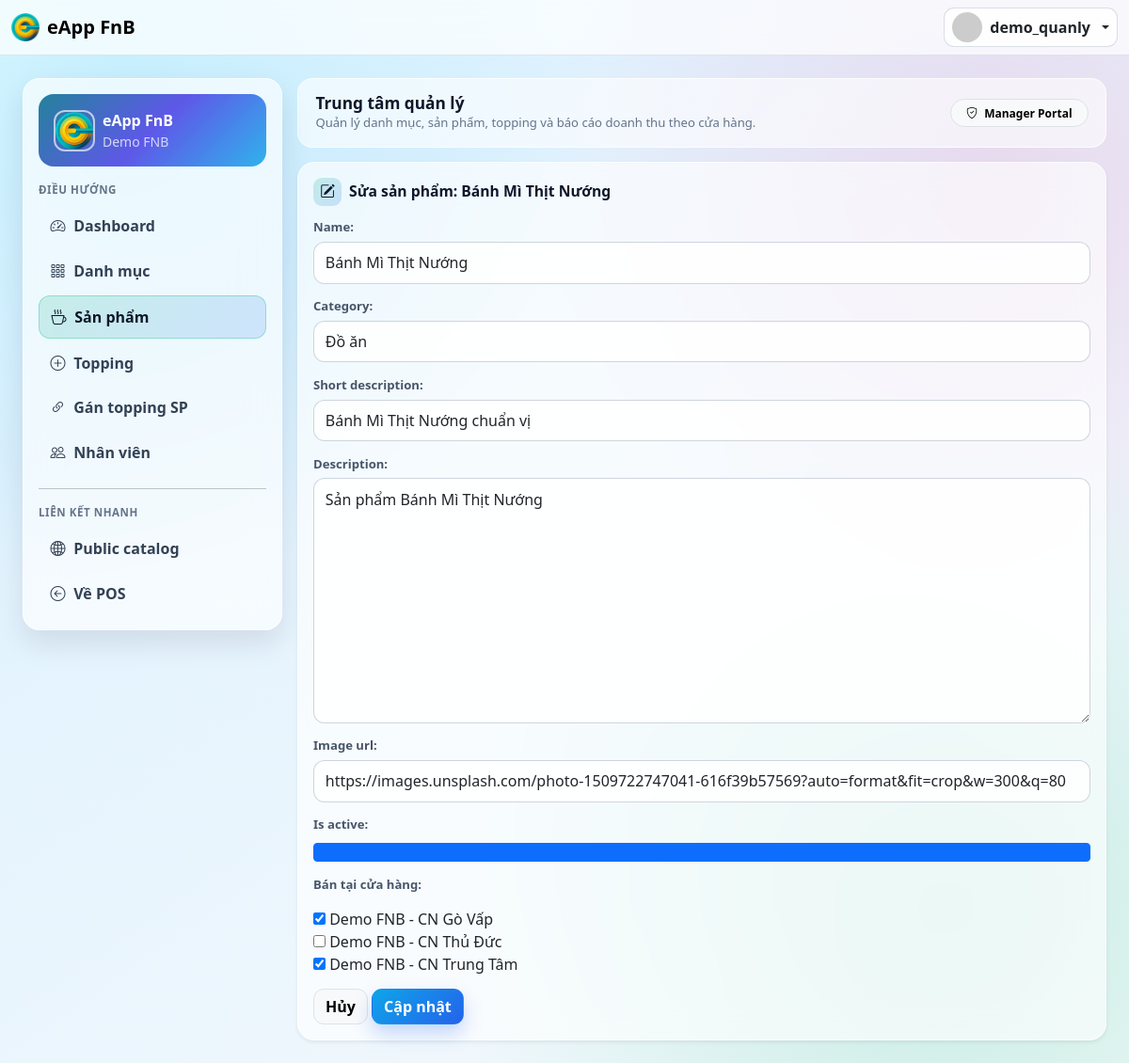
Screenshot of /quanly/products/34/edit/ (signed in) with the database file from the repository.
### App_Accounts/models.py (models this page shows, shortened)
class User(AbstractUser):
    class Role(models.TextChoices):
        MANAGER = 'MANAGER', 'Manager'
        STAFF = 'STAFF', 'Staff'
    role = models.CharField(max_length=20, choices=Role.choices, default=Role.STAFF)
    tenant = models.ForeignKey(
        'App_Tenant.Tenant',
        on_delete=models.PROTECT,
        related_name='users',
        null=True,
        blank=True,
    )
    class Meta:
        constraints = [
            models.CheckConstraint(
                check=Q(role='STAFF') | Q(tenant__isnull=False),
                name='chk_manager_requires_tenant',
            ),
            models.UniqueConstraint(
                fields=['tenant'],
                condition=Q(role='MANAGER') & Q(tenant__isnull=False),
                name='uq_manager_per_tenant',
            ),
        ]
        indexes = [
            models.Index(fields=['tenant', 'role']),
        ]
    @property
    def is_manager(self):
        return self.role == self.Role.MANAGER

### App_Tenant/models.py (models this page shows, shortened)
class Tenant(TimeStampedModel):
    name = models.CharField(max_length=150)
    public_slug = models.SlugField(max_length=120, unique=True, validators=[validate_public_slug])
    is_active = models.BooleanField(default=True)
    class Meta:
        ordering = ['name']

### App_Catalog/models.py (models this page shows, shortened)
class Product(TimeStampedModel):
    tenant = models.ForeignKey('App_Tenant.Tenant', on_delete=models.CASCADE, related_name='products')
    category = models.ForeignKey(Category, on_delete=models.SET_NULL, null=True, blank=True, related_name='products')
    name = models.CharField(max_length=180)
    slug = models.SlugField(max_length=180)
    short_description = models.CharField(max_length=255, blank=True)
    description = models.TextField(blank=True)
    image_url = models.URLField(blank=True)
    is_active = models.BooleanField(default=True)
    class Meta:
        constraints = [
            models.UniqueConstraint(fields=['tenant', 'slug'], name='uq_product_tenant_slug'),
        ]
        indexes = [
            models.Index(fields=['tenant', 'is_active']),
            models.Index(fields=['tenant', 'name']),
        ]
        ordering = ['name']

class Category(TimeStampedModel):
    tenant = models.ForeignKey('App_Tenant.Tenant', on_delete=models.CASCADE, related_name='categories')
    name = models.CharField(max_length=120)
    slug = models.SlugField(max_length=140)
    description = models.TextField(blank=True)
    is_active = models.BooleanField(default=True)
    class Meta:
        constraints = [
            models.UniqueConstraint(fields=['tenant', 'slug'], name='uq_category_tenant_slug'),
        ]
        ordering = ['name']
    def __str__(self):
        return self.name

### App_Quanly/views.py (the view)
# urls.py: path('products/<int:pk>/edit/', views.product_edit, name='product_edit'),
@manager_required
def product_edit(request, pk):
    tenant = _tenant_or_404(request.user)
    product = get_object_or_404(Product, pk=pk, tenant=tenant)
    initial_store_ids = product.store_links.filter(is_available=True).values_list('store_id', flat=True)
    form = ProductForm(request.POST or None, instance=product, tenant=tenant, initial={'store_ids': initial_store_ids})
    if request.method == 'POST' and form.is_valid():
        product = form.save()
        selected_store_ids = set(form.cleaned_data['store_ids'].values_list('id', flat=True))
        _sync_product_store_links(product, selected_store_ids)
        messages.success(request, 'Đã cập nhật sản phẩm.')
        return redirect('App_Quanly:products')
    return render(request, 'App_Quanly/product_edit.html', {'form': form, 'product': product})

### App_Quanly/forms.py
class ProductForm(forms.ModelForm):
    store_ids = forms.ModelMultipleChoiceField(
        queryset=Store.objects.none(),
        required=False,
        widget=forms.CheckboxSelectMultiple,
        label='Bán tại cửa hàng',
    )
    class Meta:
        model = Product
        fields = ['name', 'category', 'short_description', 'description', 'image_url', 'is_active']
    def __init__(self, *args, tenant=None, **kwargs):
        super().__init__(*args, **kwargs)
        self.tenant = tenant
        self.fields['category'].queryset = Category.objects.filter(tenant=tenant, is_active=True).order_by('name')
        self.fields['store_ids'].queryset = Store.objects.filter(tenant=tenant, is_active=True).order_by('name')
        _apply_bootstrap_classes(self)

### App_Accounts/permissions.py (called while the page is built)
def role_required(roles):
    def decorator(view_func):
        @login_required
        @wraps(view_func)
        def _wrapped(request, *args, **kwargs):
            if request.user.role not in roles:
                raise PermissionDenied('Bạn không có quyền truy cập.')
            return view_func(request, *args, **kwargs)
        return _wrapped
    return decorator

### App_Core/context_processors.py (called while the page is built)
def core_context(request):
    return {
        'app_name': 'eApp FnB',
    }

### App_Quanly/forms.py (called while the page is built)
def _apply_bootstrap_classes(form):
    for field in form.fields.values():
        widget = field.widget
        existing_class = widget.attrs.get('class', '')
        if isinstance(widget, forms.CheckboxInput):
            widget.attrs['class'] = f'{existing_class} form-check-input'.strip()
            continue
        if isinstance(widget, forms.CheckboxSelectMultiple):
            continue
        if isinstance(widget, forms.Select):
            widget.attrs['class'] = f'{existing_class} form-select'.strip()
            continue
        if isinstance(widget, forms.Textarea):
            widget.attrs['class'] = f'{existing_class} form-control'.strip()
            widget.attrs.setdefault('rows', 3)
            continue
        widget.attrs['class'] = f'{existing_class} form-control'.strip()

### App_Quanly/views.py (called while the page is built)
def _tenant_or_404(user):
    if not user.tenant_id:
        raise Http404('User chưa được gán tenant')
    return user.tenant

### App_Tenant/models.py (called while the page is built)
    def __str__(self):
        return f'{self.tenant.name} - {self.name}'

### templates/App_Quanly/product_edit.html (shortened to what this page needs)
{% extends 'App_Quanly/_layout.html' %}
{% block quanly_content %}
<div class="card border-0 shadow-sm">
    <div class="card-body">
        <h2 class="admin-card-title">
            <i class="bi bi-pencil-square"></i>
            Sửa sản phẩm: {{ product.name }}
        </h2>
        <form method="post">
            {{ form.as_p }}
            <a href="{% url 'App_Quanly:products' %}" class="btn btn-light border">Hủy</a>
            <button class="btn btn-primary" type="submit">Cập nhật</button>
        </form>
    </div>
</div>
{% endblock %}

### templates/App_Quanly/_layout.html (shortened to what this page needs)
{% extends 'App_Core/base.html' %}
{% load static %}
{% block body_class %}quanly-page{% endblock %}
{% block container_class %}container-fluid py-4 px-3 px-xl-4{% endblock %}
{% block content %}
<div class="row g-3 quanly-shell">
    <div class="col-12 col-lg-3">
        <div class="glass-panel p-3">
            <div class="card-body">
                <div class="admin-tenant-card mb-3">
                    <div class="d-flex align-items-center gap-2">
                        <img class="admin-tenant-logo" src="{% static 'images/logo/eapp.png' %}" alt="eApp FnB">
                        <div>
                            <div class="fw-bold">eApp FnB</div>
                            <div class="small opacity-75">{{ user.tenant.name|default:'Tenant' }}</div>
                        </div>
                    </div>
                </div>
                <div class="admin-section-title">Điều hướng</div>
                <div class="d-flex flex-column gap-1">
                    <a class="admin-nav-link {% if request.path == '/quanly/' %}active{% endif %}" href="{% url 'App_Quanly:dashboard' %}">
                        <i class="bi bi-speedometer2"></i> Dashboard
                    </a>
                    <a class="admin-nav-link {% if '/quanly/categories/' in request.path %}active{% endif %}" href="{% url 'App_Quanly:categories' %}">
                        <i class="bi bi-grid-3x3-gap"></i> Danh mục
                    </a>
                    <a class="admin-nav-link {% if '/quanly/products/' in request.path or '/quanly/units/' in request.path %}active{% endif %}" href="{% url 'App_Quanly:products' %}">
                        <i class="bi bi-cup-hot"></i> Sản phẩm
                    </a>
                    <a class="admin-nav-link {% if '/quanly/toppings/' in request.path and '/quanly/product-toppings/' not in request.path %}active{% endif %}" href="{% url 'App_Quanly:toppings' %}">
                        <i class="bi bi-plus-circle"></i> Topping
                    </a>
                    <a class="admin-nav-link {% if '/quanly/product-toppings/' in request.path %}active{% endif %}" href="{% url 'App_Quanly:product_toppings' %}">
                        <i class="bi bi-link-45deg"></i> Gán topping SP
                    </a>
                    <a class="admin-nav-link {% if '/quanly/staffs/' in request.path %}active{% endif %}" href="{% url 'App_Quanly:staffs' %}">
                        <i class="bi bi-people"></i> Nhân viên
                    </a>
                </div>
                <hr class="my-3">
                <div class="admin-section-title">Liên kết nhanh</div>
                <div class="d-flex flex-column gap-1">
                    {% if user.tenant %}
                    <a class="admin-nav-link" href="{% url 'App_Public:tenant_catalog' user.tenant.public_slug %}" target="_blank" rel="noopener">
                        <i class="bi bi-globe2"></i> Public catalog
                    </a>
                    {% endif %}
                    <a class="admin-nav-link" href="{% url 'App_Sales:pos' %}">
                        <i class="bi bi-arrow-left-circle"></i> Về POS
                    </a>
                </div>
            </div>
        </div>
    </div>
    <div class="col-12 col-lg-9">
        <div class="admin-hero">
            <div>
                <h1>Trung tâm quản lý</h1>
                <div class="sub">Quản lý danh mục, sản phẩm, topping và báo cáo doanh thu theo cửa hàng.</div>
            </div>
            <span class="badge rounded-pill text-bg-light border px-3 py-2">
                <i class="bi bi-shield-check me-1"></i> Manager Portal
            </span>
        </div>
        {% block quanly_content %}{% endblock %}
    </div>
</div>
{% endblock %}

### templates/App_Core/base.html (shortened to what this page needs)
{% load static %}
<!DOCTYPE html>
<html lang="vi">
<head>
    <link href="https://cdn.jsdelivr.net/npm/bootstrap@5.3.2/dist/css/bootstrap.min.css" rel="stylesheet">
    <link rel="stylesheet" href="https://cdn.jsdelivr.net/npm/bootstrap-icons@1.11.1/font/bootstrap-icons.css">
</head>
<body class="bg-light {% block body_class %}{% endblock %}">
<nav class="navbar navbar-expand-lg bg-white border-bottom sticky-top">
    <div class="container-fluid">
        <a class="navbar-brand fw-bold d-flex align-items-center gap-2" href="{% if user.is_authenticated %}{% url 'App_Sales:pos' %}{% else %}{% url 'App_Accounts:login' %}{% endif %}">
            <img src="{% static 'images/logo/eapp.png' %}" alt="eApp FnB" style="height: 30px; width: 30px; object-fit: cover; border-radius: 6px;">
            <span>eApp FnB</span>
        </a>
        <div class="ms-auto d-flex align-items-center gap-2">
            <div class="dropdown">
                <button class="btn account-trigger dropdown-toggle d-flex align-items-center gap-2 px-2 py-1" type="button" data-bs-toggle="dropdown" aria-expanded="false">
                    {% if user.is_authenticated %}
                    <img src="https://ui-avatars.com/api/?name={{ user.username }}&background=0D8ABC&color=fff" class="rounded-circle" width="32" height="32" alt="Avatar">
                    <span class="fw-bold d-none d-lg-inline">{{ user.username }}</span>
                    {% else %}
                    <img src="https://ui-avatars.com/api/?name=Public&background=64748B&color=fff" class="rounded-circle" width="32" height="32" alt="Public">
                    <span class="fw-bold d-none d-lg-inline">Public</span>
                    {% endif %}
                </button>
            </div>
        </div>
    </div>
</nav>
<div class="{% block container_class %}container-fluid py-3{% endblock %}">
    {% block content %}{% endblock %}
</div>
<div id="toastContainer" class="toast-container position-fixed top-0 end-0 p-3" style="z-index:1081;"></div>
</body>
</html>

### templates/App_Core/base.html (style rules this page uses)
:root { --primary-color: #10b981; --primary-hover: #059669; }
.btn-primary { background-color: var(--primary-color) !important; border-color: var(--primary-color) !important; color: #fff !important; }
.account-trigger { border-radius: 999px; border: 1px solid rgba(148, 163, 184, 0.35); background: rgba(255, 255, 255, 0.85); }

### templates/App_Quanly/_layout.html (style rules this page uses)
.quanly-page { background: radial-gradient(circle at 10% 10%, rgba(56, 189, 248, 0.2), transparent 35%), radial-gradient(circle at 88% 18%, rgba(236, 72, 153, 0.16), transparent 34%), radial-gradient(circle at 84% 86%, rgba(16, 185, 129, 0.2), transparent 38%), linear-gradient(145deg, #ecfeff 0%, #e0f2fe 25%, #f8fafc 100%); min-height: 100vh; }
.quanly-page .navbar { background: rgba(255, 255, 255, 0.7) !important; border-bottom: 1px solid rgba(148, 163, 184, 0.25) !important; backdrop-filter: blur(14px); }
.quanly-page .glass-panel, .quanly-page .card { background: rgba(255, 255, 255, 0.64); border: 1px solid rgba(255, 255, 255, 0.55) !important; box-shadow: 0 14px 30px rgba(15, 23, 42, 0.1); backdrop-filter: blur(18px); border-radius: 18px; }
.quanly-page .card { border: 1px solid rgba(255, 255, 255, 0.55) !important; }
.quanly-page .form-control, .quanly-page .form-select { border-radius: 12px; border-color: rgba(148, 163, 184, 0.45); background: rgba(255, 255, 255, 0.85); }
.quanly-page form p { margin-bottom: 0.9rem; }
.quanly-page form p label { display: block; margin-bottom: 0.32rem; font-size: 0.82rem; color: #475569; font-weight: 700; }
.quanly-page form p input, .quanly-page form p select, .quanly-page form p textarea { width: 100%; border: 1px solid rgba(148, 163, 184, 0.45); background: rgba(255, 255, 255, 0.9); border-radius: 12px; padding: 0.58rem 0.74rem; }
.quanly-page .btn { border-radius: 11px; font-weight: 650; }
.quanly-page .btn-primary { background: linear-gradient(135deg, #0ea5e9, #2563eb); border-color: transparent !important; box-shadow: 0 10px 20px rgba(37, 99, 235, 0.25); }
.admin-tenant-card { padding: 1rem; border-radius: 16px; background: linear-gradient(135deg, rgba(14, 116, 144, 0.9), rgba(79, 70, 229, 0.9), rgba(14, 165, 233, 0.85)); color: #fff; }
.admin-tenant-logo { width: 44px; height: 44px; border-radius: 12px; object-fit: cover; border: 2px solid rgba(255, 255, 255, 0.65); }
.admin-nav-link { display: flex; align-items: center; gap: 0.55rem; padding: 0.62rem 0.78rem; border-radius: 12px; color: #334155; text-decoration: none; font-weight: 600; transition: 0.2s ease; }
.admin-nav-link.active { background: linear-gradient(135deg, rgba(16, 185, 129, 0.18), rgba(59, 130, 246, 0.18)); color: #0f172a; border: 1px solid rgba(16, 185, 129, 0.3); }
.admin-section-title { font-size: 0.72rem; color: #64748b; text-transform: uppercase; letter-spacing: 0.05em; font-weight: 700; margin-bottom: 0.5rem; }
.admin-hero { padding: 1rem 1.15rem; margin-bottom: 0.9rem; border-radius: 16px; background: rgba(255, 255, 255, 0.6); border: 1px solid rgba(255, 255, 255, 0.7); display: flex; flex-wrap: wrap; align-items: center; justify-content: space-between; gap: 0.6rem; }
.admin-hero h1 { font-size: 1.08rem; margin: 0; font-weight: 800; color: #0f172a; }
.admin-hero .sub { font-size: 0.82rem; color: #64748b; }
.admin-card-title { display: flex; align-items: center; gap: 0.5rem; margin-bottom: 0.85rem; font-size: 0.98rem; font-weight: 800; color: #0f172a; }
.admin-card-title i { width: 30px; height: 30px; border-radius: 9px; display: inline-flex; align-items: center; justify-content: center; background: linear-gradient(135deg, rgba(16, 185, 129, 0.2), rgba(59, 130, 246, 0.22)); color: #0f172a; }

### rows the page displays
User: username "demo_quanly", tenant.name "Demo FNB"
Product: name "Bánh Mì Thịt Nướng", category "Đồ ăn", short_description "Bánh Mì Thịt Nướng chuẩn vị", description "Sản phẩm Bánh Mì Thịt Nướng", image_url "https://images.unsplash.com/photo-1509722747041-616f39b57569?auto=format&fit=crop&w=300&q=80", is_active "☑"
